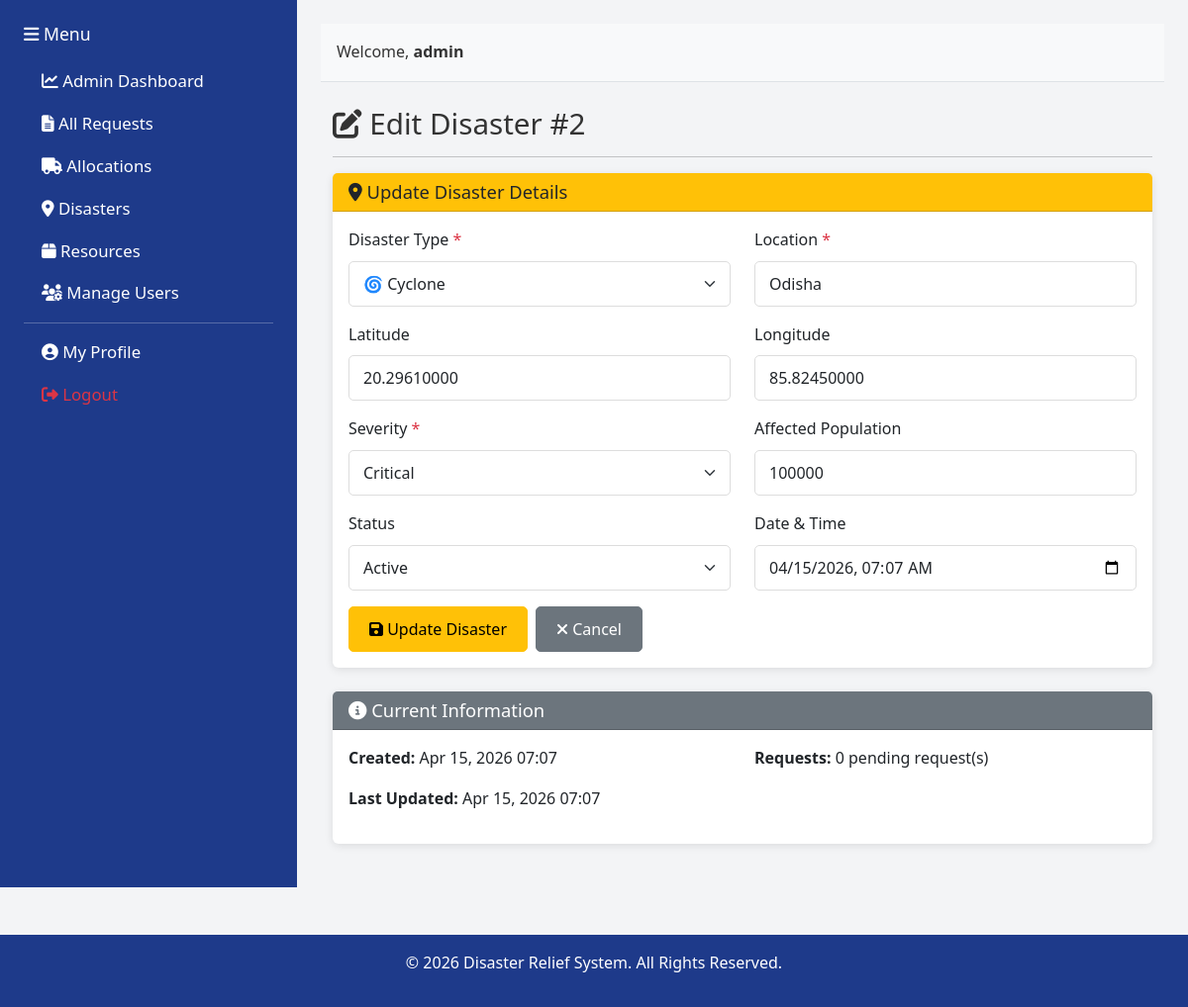
/disasters/edit_disaster.php?id=2 (signed in), run on the app's committed database.
### tables this page shows
CREATE TABLE IF NOT EXISTS `disasters` (
    `id` INT PRIMARY KEY AUTO_INCREMENT,
    `type` VARCHAR(100) NOT NULL,
    `location` VARCHAR(255) NOT NULL,
    `latitude` DECIMAL(10, 8),
    `longitude` DECIMAL(11, 8),
    `severity` VARCHAR(50) NOT NULL,
    `affected_population` INT,
    `status` VARCHAR(50) NOT NULL DEFAULT 'active',
    `date` DATETIME NOT NULL,
    `created_at` TIMESTAMP DEFAULT CURRENT_TIMESTAMP,
    `updated_at` TIMESTAMP DEFAULT CURRENT_TIMESTAMP ON UPDATE CURRENT_TIMESTAMP,
    KEY `idx_status` (`status`),
    KEY `idx_date` (`date`)
);

### disasters/edit_disaster.php (the view, shortened to what this page needs)
<?php
require_once '../config/database.php';
$id = (int)($_GET['id'] ?? 0);
$query = "SELECT * FROM disasters WHERE id = ?";
$stmt = $conn->prepare($query);
$stmt->bind_param("i", $id);
$stmt->execute();
$result = $stmt->get_result();
$disaster = $result->fetch_assoc();
?>
<!DOCTYPE html>
<html lang="en">
<head>
    <link href="https://cdn.jsdelivr.net/npm/bootstrap@5.3.0/dist/css/bootstrap.min.css" rel="stylesheet">
    <link href="https://cdnjs.cloudflare.com/ajax/libs/font-awesome/6.4.0/css/all.min.css" rel="stylesheet">
    <link href="../assets/css/style.css" rel="stylesheet">
</head>
<body>
    <div class="container-fluid">
        <div class="row" style="min-height: 100vh;">
            <?php include '../includes/sidebar.php'; ?>
            <div class="col-md-9 p-4" style="background-color: #F3F4F6;">
                <?php include '../includes/header.php'; ?>
                <div class="container mt-4">
                    <h2><i class="fas fa-edit"></i> Edit Disaster #<?php echo $disaster['id']; ?></h2>
                    <hr>
                    <div class="card">
                        <div class="card-header bg-warning text-dark">
                            <h5 class="mb-0"><i class="fas fa-map-marker-alt"></i> Update Disaster Details</h5>
                        </div>
                        <div class="card-body">
                            <form method="POST" action="">
                                <div class="row">
                                    <div class="col-md-6">
                                        <div class="mb-3">
                                            <label for="type" class="form-label">Disaster Type <span class="text-danger">*</span></label>
                                            <select class="form-select" id="type" name="type" required>
                                                <option value="Cyclone" <?php echo $disaster['type'] == 'Cyclone' ? 'selected' : ''; ?>>🌀 Cyclone</option>
                                            </select>
                                        </div>
                                    </div>
                                    <div class="col-md-6">
                                        <div class="mb-3">
                                            <label for="location" class="form-label">Location <span class="text-danger">*</span></label>
                                            <input type="text" class="form-control" id="location" name="location"
                                                   placeholder="e.g., Karnataka, Mumbai, Odisha" required
                                                   value="<?php echo htmlspecialchars($disaster['location']); ?>">
                                        </div>
                                    </div>
                                </div>
                                <div class="row">
                                    <div class="col-md-6">
                                        <div class="mb-3">
                                            <label for="latitude" class="form-label">Latitude</label>
                                            <input type="number" class="form-control" id="latitude" name="latitude"
                                                   placeholder="e.g., 15.3173" step="0.0001"
                                                   value="<?php echo htmlspecialchars($disaster['latitude']); ?>">
                                        </div>
                                    </div>
                                    <div class="col-md-6">
                                        <div class="mb-3">
                                            <label for="longitude" class="form-label">Longitude</label>
                                            <input type="number" class="form-control" id="longitude" name="longitude"
                                                   placeholder="e.g., 75.7139" step="0.0001"
                                                   value="<?php echo htmlspecialchars($disaster['longitude']); ?>">
                                        </div>
                                    </div>
                                </div>
                                <div class="row">
                                    <div class="col-md-6">
                                        <div class="mb-3">
                                            <label for="severity" class="form-label">Severity <span class="text-danger">*</span></label>
                                            <select class="form-select" id="severity" name="severity" required>
                                                <option value="Critical" <?php echo $disaster['severity'] == 'Critical' ? 'selected' : ''; ?>>Critical</option>
                                            </select>
                                        </div>
                                    </div>
                                    <div class="col-md-6">
                                        <div class="mb-3">
                                            <label for="affected_population" class="form-label">Affected Population</label>
                                            <input type="number" class="form-control" id="affected_population" name="affected_population"
                                                   placeholder="e.g., 50000" min="0"
                                                   value="<?php echo htmlspecialchars($disaster['affected_population']); ?>">
                                        </div>
                                    </div>
                                </div>
                                <div class="row">
                                    <div class="col-md-6">
                                        <div class="mb-3">
                                            <label for="status" class="form-label">Status</label>
                                            <select class="form-select" id="status" name="status">
                                                <option value="active" <?php echo $disaster['status'] == 'active' ? 'selected' : ''; ?>>Active</option>
                                            </select>
                                        </div>
                                    </div>
                                    <div class="col-md-6">
                                        <div class="mb-3">
                                            <label for="date" class="form-label">Date & Time</label>
                                            <input type="datetime-local" class="form-control" id="date" name="date"
                                                   value="<?php echo date('Y-m-d\TH:i', strtotime($disaster['date'])); ?>">
                                        </div>
                                    </div>
                                </div>
                                <div class="d-flex gap-2">
                                    <button type="submit" class="btn btn-warning">
                                        <i class="fas fa-save"></i> Update Disaster
                                    </button>
                                    <a href="view_disasters.php" class="btn btn-secondary">
                                        <i class="fas fa-times"></i> Cancel
                                    </a>
                                </div>
                            </form>
                        </div>
                    </div>
                    <div class="card mt-4">
                        <div class="card-header bg-secondary text-white">
                            <h5 class="mb-0"><i class="fas fa-info-circle"></i> Current Information</h5>
                        </div>
                        <div class="card-body">
                            <div class="row">
                                <div class="col-md-6">
                                    <p><strong>Created:</strong> <?php echo date('M d, Y H:i', strtotime($disaster['created_at'])); ?></p>
                                    <p><strong>Last Updated:</strong> <?php echo date('M d, Y H:i', strtotime($disaster['updated_at'])); ?></p>
                                </div>
                                <div class="col-md-6">
                                    <p><strong>Requests:</strong>
                                        <?php
                                        $req_count = $conn->query("SELECT COUNT(*) as count FROM requests WHERE disaster_id = {$disaster['id']}")->fetch_assoc()['count'];
                                        echo $req_count . " pending request(s)";
                                        ?>
                                    </p>
                                </div>
                            </div>
                        </div>
                    </div>
                </div>
            </div>
        </div>
    </div>
    <?php include '../includes/footer.php'; ?>
</body>
</html>

### assets/css/style.css (style rules this page uses)
:root { --primary: #1E3A8A; --secondary: #F97316; --background: #F3F4F6; --danger: #DC2626; }
* { margin: 0; padding: 0; box-sizing: border-box; }
body { font-family: 'Segoe UI', Tahoma, Geneva, Verdana, sans-serif; font-size: 16px; line-height: 1.6; background-color: var(--background); color: #333; }
h2 { font-size: 1.85rem; }
h5 { font-size: 1.15rem; }
p, li, span, a, label, td, th, div { font-size: inherit; }
.card { border: none; box-shadow: 0 2px 8px rgba(0, 0, 0, 0.1); margin-bottom: 20px; }
.card-header { background-color: var(--primary); color: white; font-size: 1.1rem; }
.card-body { font-size: 1rem; }
.form-control, .form-select { border-radius: 5px; border: 1px solid #ddd; font-size: 1rem; padding: 10px 14px; }
.form-label { font-size: 1rem; font-weight: 500; }
.btn { border-radius: 5px; font-weight: 500; font-size: 1rem; padding: 10px 20px; }

### data on the page
disasters: id "2", type "🌀 Cyclone", location "Odisha", latitude "20.29610000", longitude "85.82450000", severity "Critical", affected_population "100000", status "Active", date "04/15/2026 07:07", created_at "Apr 15, 2026 07:07", updated_at "Apr 15, 2026 07:07"

### other printed values
$_SESSION['username'] "admin"
$req_count "0"
